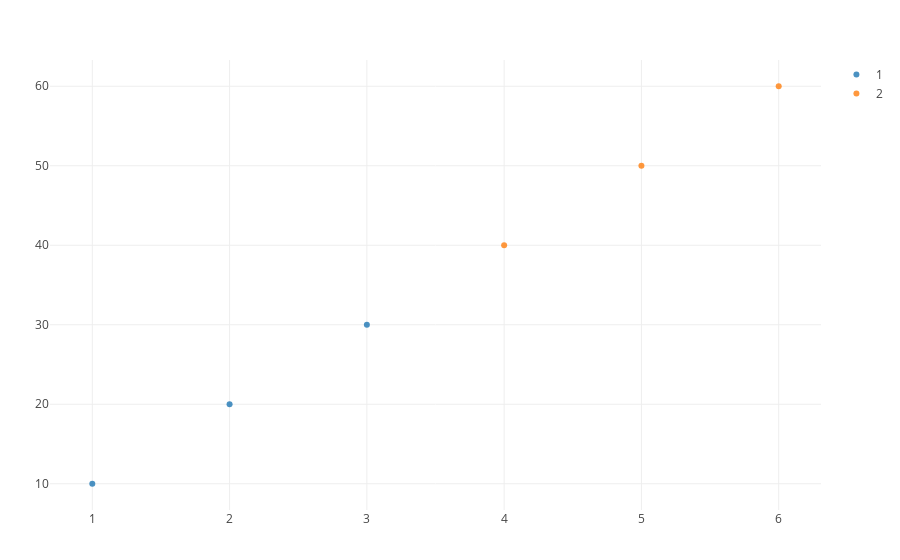

Source (notebook cell):
### Markdown cell above
## plot_x_y

### Code cell
x1 = Float64.([1, 2, 3])

x2 = Float64.([4, 5, 6])

y1 = Float64.([10, 20, 30])

y2 = Float64.([40, 50, 60])

plot_x_y([x1, x2], [y1, y2])

### Figure 1 — Plotly figure (JSON) as saved in the notebook; plotly's stock layout.template omitted (floating-point values rounded to 4 significant figures)
{"data": [{"mode": "markers", "name": "1", "opacity": 0.8, "text": null, "type": "scatter", "x": [1, 2, 3], "y": [10, 20, 30]}, {"mode": "markers", "name": "2", "opacity": 0.8, "text": null, "type": "scatter", "x": [4, 5, 6], "y": [40, 50, 60]}], "layout": {"autosize": false, "hovermode": "closest", "margin": {"b": 50, "l": 50, "r": 50, "t": 60}}}
